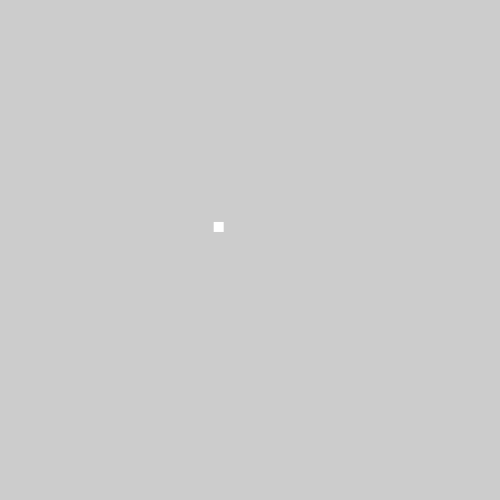
Frame 1 (no input)
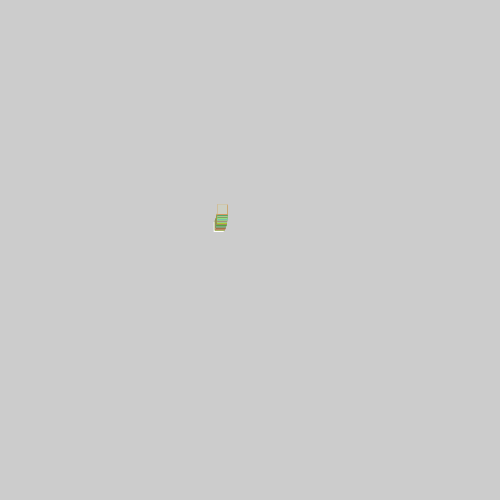
Frame 60 (the mouse pressed at the canvas centre just before this capture)
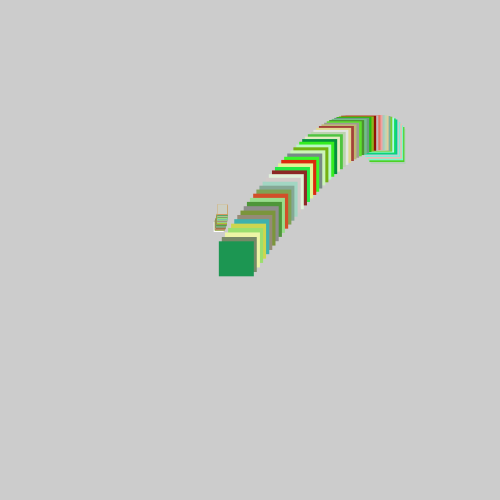
Frame 120 (the mouse held since frame 60 and released just before this capture)

The Processing sketch that drew these frames (run headless with seeded random() and noise(); from frame 60 on, the mouse is pressed at the canvas centre):

// Processing sketch: processing_36898
// ── processing_36898.pde

float xPos; 
float yPos;

void setup() {
  size (500, 500);
  smooth();
  xPos = width;
  yPos = height;
  colorMode (HSB, 100);
}

void draw () {
  noStroke();
  float centerX = 0.85*(width/2) + .15*mouseX;
  float amplitudeX = 5+mouseX/2;
  float amplitudeY = 10+mouseY/2;
  float periodX = .001456;
  float periodY = .002;

  float rr = random (0, 50);
  float rg = random (0, 100);
  float rb = random (50, 100);

  xPos = centerX + amplitudeX*sin(millis()*periodX); // xPos = center point + amplitude(width of sin wave)*sin(millis()*period);
  yPos = centerX + amplitudeY*cos(millis()*periodY); 
  rect (xPos, yPos, 10+mouseX/10, 10+mouseY/10);
  fill (rr, rg, rb);




  if (xPos > width) {
    xPos = 0;
  }
  if (yPos>height) {
    yPos = 0;
  }
}
              
                                
